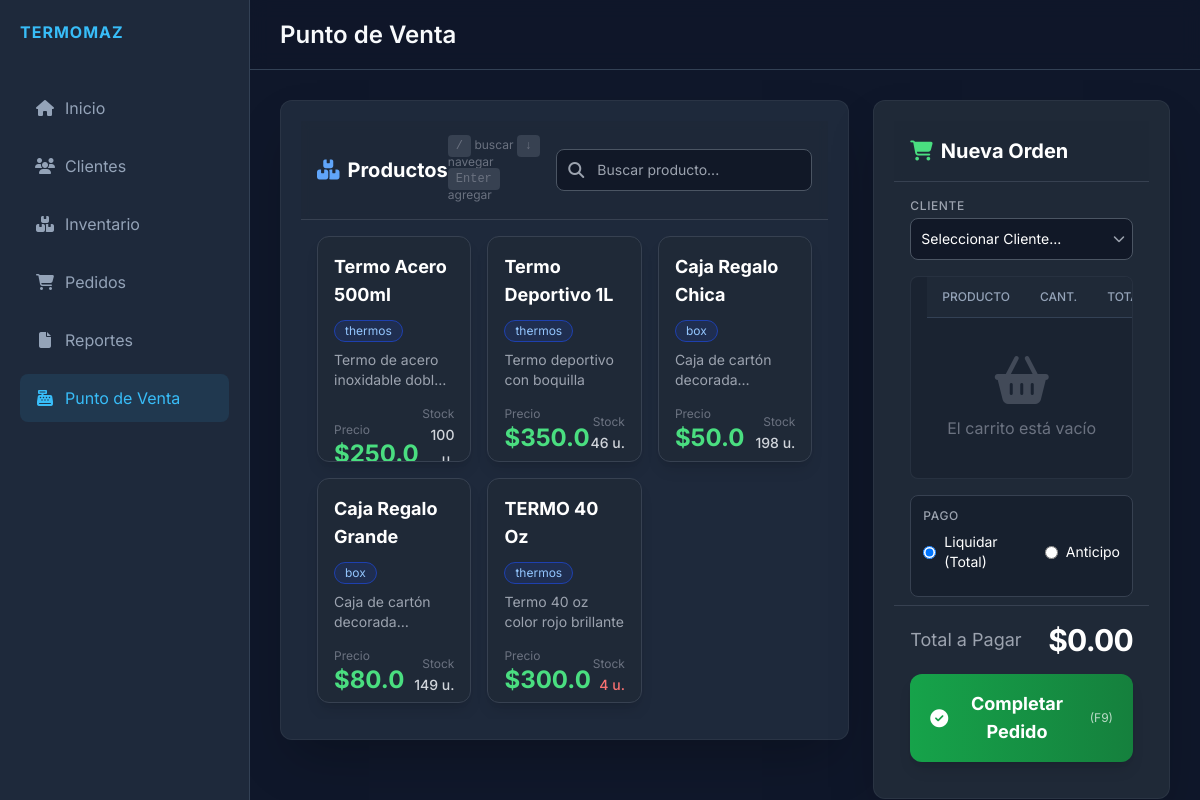
The app's page /pos with its own data.
### models.py (models this page shows)
class Product(db.Model):
    id = db.Column(db.Integer, primary_key=True)
    name = db.Column(db.String(100), nullable=False)
    description = db.Column(db.Text)
    price = db.Column(db.Float, nullable=False)
    stock = db.Column(db.Integer, default=0)
    category = db.Column(db.String(50)) # 'thermos', 'box', 'other'
    created_at = db.Column(db.DateTime, default=datetime.utcnow)

### app.py (the view)
@app.route('/pos')
def pos():
    products = Product.query.all()
    clients = Client.query.all()
    return render_template('pos.html', products=products, clients=clients)

### templates/pos.html (shortened to what this page needs)
{% extends 'base.html' %}
{% block title %}Punto de Venta{% endblock %}
{% block content %}
<div class="flex h-full gap-6" style="height: calc(100vh - 140px);">
    <div class="w-2/3 flex flex-col">
        <div class="card flex-1 overflow-hidden flex flex-col shadow-2xl border border-gray-700/50">
            <div
                class="card-header bg-gray-800/50 backdrop-blur-sm border-b border-gray-700 p-4 flex justify-between items-center sticky top-0 z-10">
                <h2 class="text-xl font-bold text-white flex items-center gap-2">
                    <i class="fas fa-boxes text-blue-400"></i> Productos
                </h2>
                <div class="flex gap-3 items-center">
                    <span class="text-xs text-gray-500 hidden lg:inline-block"><kbd
                            class="bg-gray-700 px-2 py-1 rounded">/</kbd> buscar <kbd
                            class="bg-gray-700 px-2 py-1 rounded">↓</kbd> navegar <kbd
                            class="bg-gray-700 px-2 py-1 rounded">Enter</kbd> agregar</span>
                    <div class="relative group">
                        <input type="text" id="search-products" placeholder="Buscar producto..." autofocus
                            class="bg-gray-900 border border-gray-600 text-white text-sm rounded-lg focus:ring-blue-500 focus:border-blue-500 block w-64 pl-10 p-2.5 transition-all group-hover:border-gray-500">
                        <div class="absolute inset-y-0 left-0 flex items-center pl-3 pointer-events-none">
                        </div>
                    </div>
                </div>
            </div>
            <div id="products-grid"
                class="overflow-y-auto p-4 grid grid-cols-1 md:grid-cols-2 lg:grid-cols-3 gap-4 custom-scrollbar">
                {% for product in products %}
                <div class="product-card group bg-gray-800 border border-gray-700 rounded-xl p-4 hover:bg-gray-750 hover:border-blue-500/50 transition-all duration-300 shadow-lg hover:shadow-xl flex flex-col justify-between relative overflow-hidden focus:ring-2 focus:ring-blue-500 focus:outline-none"
                    tabindex="0" data-id="{{ product.id }}" data-name="{{ product.name }}"
                    data-price="{{ product.price }}" data-stock="{{ product.stock }}">
                    <div>
                        <div class="flex justify-between items-start mb-2">
                            <h3 class="font-bold text-lg text-white group-hover:text-blue-400 transition-colors">{{
                                product.name }}</h3>
                        </div>
                        <span
                            class="inline-block bg-blue-900/30 text-blue-300 text-xs px-2.5 py-0.5 rounded-full border border-blue-800 mb-2">
                            {{ product.category }}
                        </span>
                        <p class="text-gray-400 text-sm mb-4 line-clamp-2 min-h-[2.5rem]">{{ product.description }}</p>
                    </div>
                    <div class="mt-auto">
                        <div class="flex justify-between items-end mb-3">
                            <div>
                                <span class="text-xs text-gray-500 block">Precio</span>
                                <span class="text-2xl font-bold text-green-400">${{ product.price }}</span>
                            </div>
                            <div class="text-right">
                                <span class="text-xs text-gray-500 block">Stock</span>
                                <span
                                    class="text-sm font-medium {{ 'text-red-400' if product.stock < 5 else 'text-gray-300' }}">
                                    {{ product.stock }} u.
                                </span>
                            </div>
                        </div>
                    </div>
                </div>
                {% endfor %}
            </div>
        </div>
    </div>
    <div class="w-1/3 flex flex-col">
        <div class="card flex-1 flex flex-col shadow-2xl border border-gray-700/50 bg-gray-800">
            <div class="card-header border-b border-gray-700 p-4 bg-gray-800/50 backdrop-blur-sm">
                <h2 class="text-xl font-bold text-white flex items-center gap-2">
                    <i class="fas fa-shopping-cart text-green-400"></i> Nueva Orden
                </h2>
            </div>
            <div class="p-4 space-y-4">
                <div>
                    <label class="block text-xs font-medium text-gray-400 mb-1 uppercase tracking-wider">Cliente</label>
                    <div class="relative">
                        <select id="pos-client-id"
                            class="bg-gray-900 border border-gray-600 text-white text-sm rounded-lg focus:ring-blue-500 focus:border-blue-500 block w-full p-2.5 appearance-none">
                            <option value="">Seleccionar Cliente...</option>
                        </select>
                        <div
                            class="pointer-events-none absolute inset-y-0 right-0 flex items-center px-2 text-gray-400">
                        </div>
                    </div>
                </div>
            </div>
            <div
                class="flex-1 overflow-y-auto px-4 custom-scrollbar bg-gray-900/30 mx-4 rounded-lg border border-gray-700/50 mb-4">
                <table class="w-full">
                    <thead
                        class="text-gray-400 text-xs uppercase border-b border-gray-700 sticky top-0 bg-gray-800 z-10">
                        <tr>
                            <th class="text-left py-3 font-medium">Producto</th>
                            <th class="text-center py-3 font-medium">Cant.</th>
                            <th class="text-right py-3 font-medium">Total</th>
                        </tr>
                    </thead>
                </table>
                <div id="empty-cart-msg" class="flex flex-col items-center justify-center h-40 text-gray-500">
                    <i class="fas fa-shopping-basket fa-3x mb-3 opacity-50"></i>
                    <p>El carrito está vacío</p>
                </div>
            </div>
            <div class="px-4 pb-2">
                <div class="bg-gray-900/50 p-3 rounded-lg border border-gray-700">
                    <label class="block text-xs font-medium text-gray-400 mb-2 uppercase tracking-wider">Pago</label>
                    <div class="flex gap-4 mb-3">
                        <label class="flex items-center cursor-pointer">
                            <input type="radio" name="payment_type" value="full" checked
                                class="form-radio text-blue-600 bg-gray-800 border-gray-600 focus:ring-blue-500"
                                onchange="togglePaymentInput()">
                            <span class="ml-2 text-sm text-white">Liquidar (Total)</span>
                        </label>
                        <label class="flex items-center cursor-pointer">
                            <input type="radio" name="payment_type" value="partial"
                                class="form-radio text-blue-600 bg-gray-800 border-gray-600 focus:ring-blue-500"
                                onchange="togglePaymentInput()">
                            <span class="ml-2 text-sm text-white">Anticipo</span>
                        </label>
                    </div>
                </div>
            </div>
            <div class="p-4 bg-gray-800 border-t border-gray-700">
                <div class="flex justify-between items-center mb-4">
                    <span class="text-lg text-gray-400">Total a Pagar</span>
                    <span class="text-3xl font-bold text-white tracking-tight">$<span id="cart-total">0.00</span></span>
                </div>
                <button onclick="submitOrder()"
                    class="w-full btn bg-gradient-to-r from-green-600 to-green-700 hover:from-green-500 hover:to-green-600 text-white py-4 rounded-xl text-lg font-bold shadow-lg hover:shadow-green-500/30 transform hover:-translate-y-1 transition-all flex justify-center items-center gap-2">
                    <i class="fas fa-check-circle"></i> Completar Pedido <span
                        class="text-xs opacity-70 font-normal ml-1">(F9)</span>
                </button>
            </div>
        </div>
    </div>
</div>
{% endblock %}

### static/style.css (style rules this page uses)
:root { --bg-color: #0f172a; --sidebar-bg: #1e293b; --card-bg: #1e293b; --text-color: #f8fafc; --text-muted: #94a3b8; --accent-color: #38bdf8; --accent-hover: #0ea5e9; --border-color: #334155; --success-color: #22c55e; --danger-color: #ef4444; --font-main: 'Inter', sans-serif; }
* { margin: 0; padding: 0; box-sizing: border-box; }
body { font-family: var(--font-main); background-color: var(--bg-color); color: var(--text-color); height: 100vh; overflow: hidden; }
.card { background-color: var(--card-bg); border-radius: 12px; padding: 20px; border: 1px solid var(--border-color); margin-bottom: 20px; }
.btn { padding: 10px 20px; border-radius: 6px; border: none; cursor: pointer; font-weight: 500; transition: background-color 0.3s; }
table { width: 100%; border-collapse: collapse; }
th, td { padding: 15px; text-align: left; border-bottom: 1px solid var(--border-color); }
th { color: var(--text-muted); font-weight: 500; }

### records on screen
Product: name "Termo Acero 500ml", category "thermos", description "Termo de acero inoxidable…", price "250.0", stock "100"
Product: name "Termo Deportivo 1L", category "thermos", description "Termo deportivo con boquilla", price "350.0", stock "46"
Product: name "Caja Regalo Chica", category "box", description "Caja de cartón…", price "50.0", stock "198"
Product: name "Caja Regalo Grande", category "box", description "Caja de cartón…", price "80.0", stock "149"
Product: name "TERMO 40 Oz", category "thermos", description "Termo 40 oz color rojo brillante", price "300.0", stock "4"
